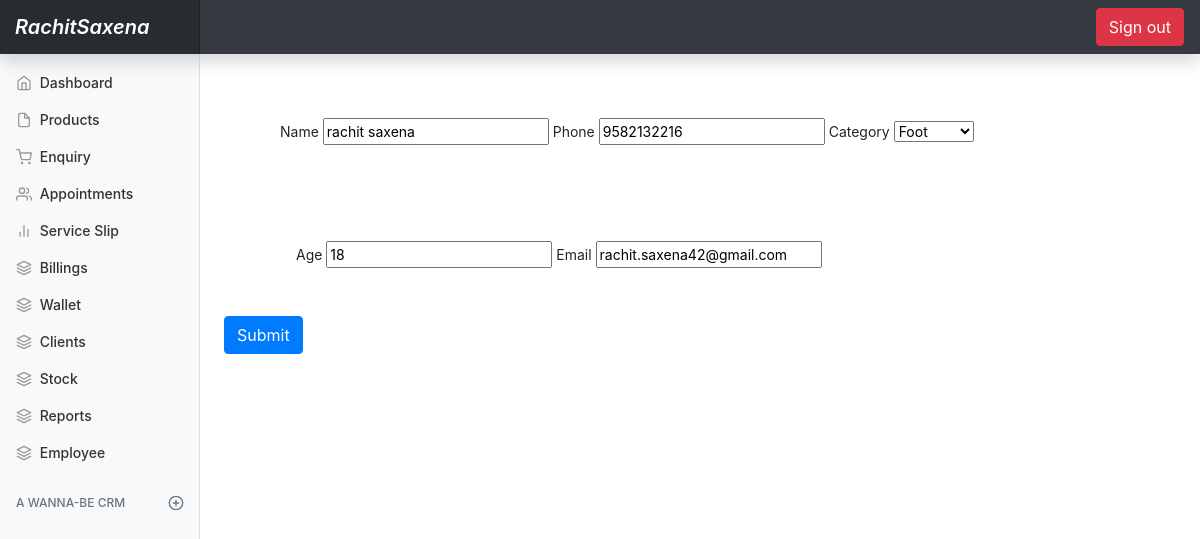
The app's page /employee/5/ (signed in) with its own data.
### basic/models.py (models this page shows, shortened)
class Employee(models.Model):
    name= models.CharField(max_length=100 , null=True , blank=True)
    age = models.IntegerField(default=18 )
    category = models.ForeignKey(Category , on_delete=models.CASCADE)
    phone = models.CharField(max_length=10 , null=True , blank=True)
    email = models.EmailField(max_length=100 , null=True, blank=True)

### basic/views.py (the view)
# urls.py: path('employee/<str:pk>/' , views.employeeUpdate , name = 'employeeUpdate'),
@login_required(login_url='loginPage')
def employeeUpdate(request , pk):
    enq = Employee.objects.get(id = pk)
    if request.method == 'POST':
        form = EmployeForm(request.POST , instance=enq)
        if form.is_valid():
            form.save()
            return redirect('dashboard')
        else:
            return HttpResponse('not found')
    else:
        form = EmployeForm(instance= enq)
    params = {
        'form' : form
    }
    return render(request , 'basic/empForm.html' , params)

### basic/forms.py
class EmployeForm(ModelForm):
    class Meta:
        model = Employee
        fields = '__all__'

### basic/models.py (called while the page is built)
    def __str__(self):
        return self.name

### basic/templates/basic/empForm.html
{% extends 'basic/base.html' %}
{% block content %}
    <main role="main" class="col-md-9 ml-sm-auto col-lg-10 px-md-4">
     <form method='post'  class="form-inline"  action=''> {% csrf_token %}
            <div class='container px-2 m-5'>
            {{form.name.label}}
            {{form.name}}
            {{form.phone.label}}
            {{form.phone}}
            {{form.category.label}}
            {{form.category}}
            </div>
            <div class='container px-4 m-5'>
            {{form.age.label}}
            {{form.age}}
            {{form.email.label}}
            {{form.email}}
            </div>
            <button type="submit" value="Submit" class='btn btn-primary'>Submit</button>
        </form>
    </div>
{% endblock content %}

### static/dashboard.css (style rules this page uses)
body { font-size: .875rem; }

### basic/templates/basic/base.html (style rules this page uses)
body { background-image: url(https://i1.wp.com/css-tricks.com/wp-content/uploads/2017/09/linear-gradient.png?fit=1800%2C800&ssl=1) }

### records on screen
Employee: name "rachit saxena", phone "9582132216", category "Foot", age "18", email "rachit.saxena42@gmail.com"
